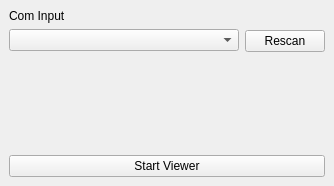
<?xml version="1.0" encoding="UTF-8"?>
<ui version="4.0">
 <class>MainWindow</class>
 <widget class="QMainWindow" name="MainWindow">
  <property name="enabled">
   <bool>true</bool>
  </property>
  <property name="geometry">
   <rect>
    <x>0</x>
    <y>0</y>
    <width>334</width>
    <height>186</height>
   </rect>
  </property>
  <property name="windowTitle">
   <string>SlaskSpy</string>
  </property>
  <property name="layoutDirection">
   <enum>Qt::LeftToRight</enum>
  </property>
  <widget class="QWidget" name="centralwidget">
   <layout class="QVBoxLayout" name="verticalLayout_2">
    <item>
     <layout class="QHBoxLayout" name="horizontalLayout">
      <item>
       <layout class="QVBoxLayout" name="verticalLayout_3">
        <item>
         <widget class="QLabel" name="comLabel">
          <property name="text">
           <string>Com Input</string>
          </property>
         </widget>
        </item>
        <item>
         <widget class="QComboBox" name="comBox">
          <property name="sizePolicy">
           <sizepolicy hsizetype="Expanding" vsizetype="Fixed">
            <horstretch>0</horstretch>
            <verstretch>0</verstretch>
           </sizepolicy>
          </property>
         </widget>
        </item>
        <item>
         <spacer name="verticalSpacer">
          <property name="orientation">
           <enum>Qt::Vertical</enum>
          </property>
          <property name="sizeHint" stdset="0">
           <size>
            <width>20</width>
            <height>40</height>
           </size>
          </property>
         </spacer>
        </item>
       </layout>
      </item>
      <item>
       <layout class="QVBoxLayout" name="verticalLayout_4">
        <item>
         <spacer name="verticalSpacer_3">
          <property name="orientation">
           <enum>Qt::Vertical</enum>
          </property>
          <property name="sizeType">
           <enum>QSizePolicy::Fixed</enum>
          </property>
          <property name="sizeHint" stdset="0">
           <size>
            <width>20</width>
            <height>21</height>
           </size>
          </property>
         </spacer>
        </item>
        <item>
         <widget class="QPushButton" name="comRescan">
          <property name="text">
           <string>Rescan</string>
          </property>
         </widget>
        </item>
        <item>
         <spacer name="verticalSpacer_4">
          <property name="orientation">
           <enum>Qt::Vertical</enum>
          </property>
          <property name="sizeType">
           <enum>QSizePolicy::Expanding</enum>
          </property>
          <property name="sizeHint" stdset="0">
           <size>
            <width>20</width>
            <height>40</height>
           </size>
          </property>
         </spacer>
        </item>
       </layout>
      </item>
     </layout>
    </item>
    <item>
     <spacer name="verticalSpacer_2">
      <property name="orientation">
       <enum>Qt::Vertical</enum>
      </property>
      <property name="sizeHint" stdset="0">
       <size>
        <width>20</width>
        <height>40</height>
       </size>
      </property>
     </spacer>
    </item>
    <item>
     <widget class="QPushButton" name="startButton">
      <property name="text">
       <string>Start Viewer</string>
      </property>
     </widget>
    </item>
   </layout>
  </widget>
  <widget class="QMenuBar" name="menubar">
   <property name="geometry">
    <rect>
     <x>0</x>
     <y>0</y>
     <width>334</width>
     <height>21</height>
    </rect>
   </property>
  </widget>
 </widget>
 <resources/>
 <connections/>
</ui>
